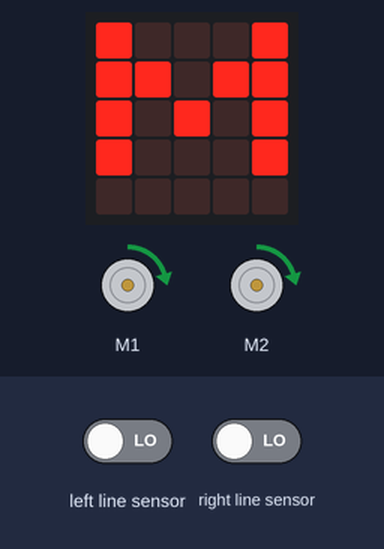
A program run on a simulated BBC micro:bit (MakeCode). Shown: the board's 5×5 LED display, 2 × DC motor (green arrow = forward, orange = backward, longer = faster). The inputs (shaded band) are chosen by the test bench; at power-on: left line sensor LOW, right line sensor LOW.

Above: at 1.6 s.
1.7 s: left line sensor driven HIGH
3.2 s: left line sensor driven LOW
4.7 s: right line sensor driven HIGH
6.2 s: right line sensor driven LOW
Timing chart, 0 to 8.7 s (numbered marks = the images above; inputs shaded):
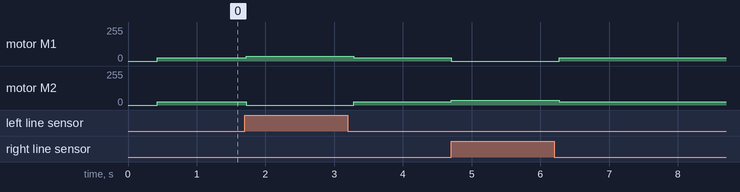

Measured:
- after the input at 1.7 s, motor M1: forward 25/255 → forward 35/255 at once; motor M2: forward 25/255 → stopped at once
- after the input at 3.2 s, motor M1: forward 35/255 → forward 25/255 after 0.09 s; motor M2: stopped → forward 25/255 after 0.09 s
- after the input at 4.7 s, motor M1: forward 25/255 → stopped at once; motor M2: forward 25/255 → forward 35/255 at once
- after the input at 6.2 s, motor M1: stopped → forward 25/255 after 0.07 s; motor M2: forward 35/255 → forward 25/255 after 0.07 s

The program:

main.ts
```typescript
basic.showLeds(`
    # . . . #
    # # . # #
    # . # . #
    # . . . #
    . . . . .
    `)
basic.forever(function () {
    if (maqueen.readPatrol(maqueen.Patrol.PatrolLeft) == 0 && maqueen.readPatrol(maqueen.Patrol.PatrolRight) == 0) {
        maqueen.motorRun(maqueen.Motors.All, maqueen.Dir.CW, 25)
    }
    if (maqueen.readPatrol(maqueen.Patrol.PatrolLeft) == 0 && maqueen.readPatrol(maqueen.Patrol.PatrolRight) == 1) {
        maqueen.motorRun(maqueen.Motors.M1, maqueen.Dir.CW, 0)
        maqueen.motorRun(maqueen.Motors.M2, maqueen.Dir.CW, 35)
        basic.pause(100)
        if (maqueen.readPatrol(maqueen.Patrol.PatrolLeft) == 1 && maqueen.readPatrol(maqueen.Patrol.PatrolRight) == 1) {
            maqueen.motorRun(maqueen.Motors.M1, maqueen.Dir.CW, 0)
            maqueen.motorRun(maqueen.Motors.M2, maqueen.Dir.CW, 35)
            basic.pause(100)
        }
    }
    if (maqueen.readPatrol(maqueen.Patrol.PatrolLeft) == 1 && maqueen.readPatrol(maqueen.Patrol.PatrolRight) == 0) {
        maqueen.motorRun(maqueen.Motors.M1, maqueen.Dir.CW, 35)
        maqueen.motorRun(maqueen.Motors.M2, maqueen.Dir.CW, 0)
        basic.pause(100)
        if (maqueen.readPatrol(maqueen.Patrol.PatrolLeft) == 1 && maqueen.readPatrol(maqueen.Patrol.PatrolRight) == 1) {
            maqueen.motorRun(maqueen.Motors.M1, maqueen.Dir.CW, 35)
            maqueen.motorRun(maqueen.Motors.M2, maqueen.Dir.CW, 0)
            basic.pause(100)
        }
    }
})
```

test.ts
```typescript
// aquí va el archivo "tests"; esto no se compilará cuando este paquete se utilice como una extensión.
```
